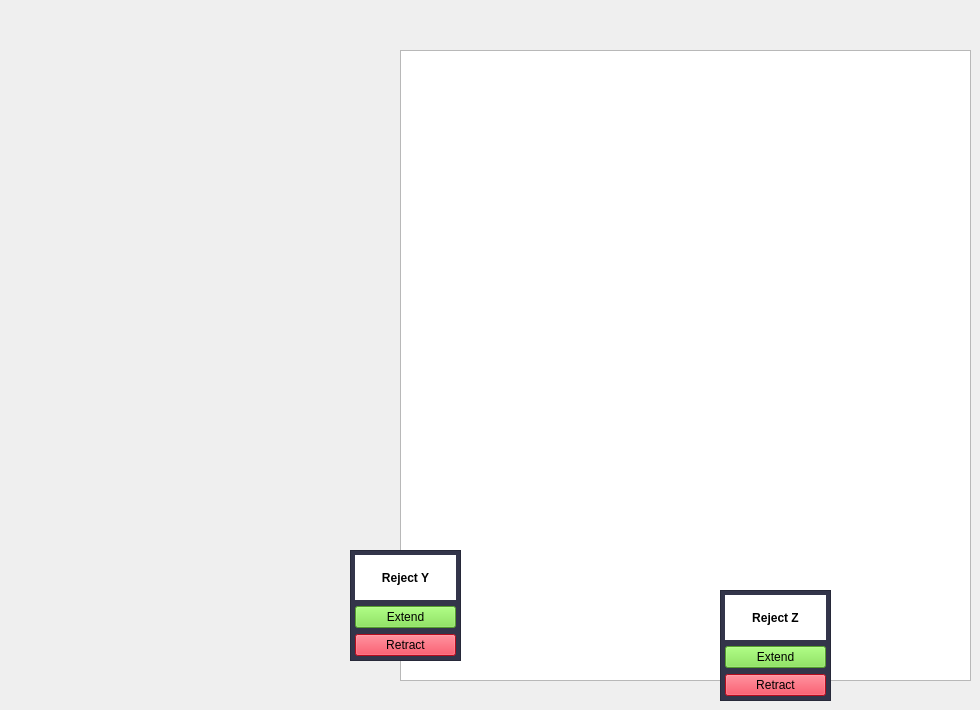
              <widget class="QWidget" name="module_3">
               <widget class="QGraphicsView" name="graphicsView_3">
                <property name="geometry">
                 <rect>
                  <x>400</x>
                  <y>50</y>
                  <width>571</width>
                  <height>631</height>
                 </rect>
                </property>
                <property name="styleSheet">
                 <string notr="true">background-image: url(:/module_image/HMI/VisionReject/ISOView.png);</string>
                </property>
               </widget>
               <widget class="QFrame" name="frame_58">
                <property name="geometry">
                 <rect>
                  <x>720</x>
                  <y>590</y>
                  <width>111</width>
                  <height>111</height>
                 </rect>
                </property>
                <property name="styleSheet">
                 <string notr="true">background-color:rgb(51, 53, 74)</string>
                </property>
                <property name="frameShape">
                 <enum>QFrame::StyledPanel</enum>
                </property>
                <property name="frameShadow">
                 <enum>QFrame::Raised</enum>
                </property>
                <layout class="QHBoxLayout" name="horizontalLayout_42">
                 <property name="leftMargin">
                  <number>4</number>
                 </property>
                 <property name="topMargin">
                  <number>4</number>
                 </property>
                 <property name="rightMargin">
                  <number>4</number>
                 </property>
                 <property name="bottomMargin">
                  <number>4</number>
                 </property>
                 <item>
                  <layout class="QVBoxLayout" name="verticalLayout_58">
                   <item>
                    <widget class="QLabel" name="label_12">
                     <property name="font">
                      <font>
                       <bold>true</bold>
                      </font>
                     </property>
                     <property name="styleSheet">
                      <string notr="true">background-color: rgb(255, 255, 255);</string>
                     </property>
                     <property name="text">
                      <string>Reject Z</string>
                     </property>
                     <property name="alignment">
                      <set>Qt::AlignCenter</set>
                     </property>
                    </widget>
                   </item>
                   <item>
                    <widget class="QPushButton" name="pushButton_19">
                     <property name="styleSheet">
                      <string notr="true">background-color: rgb(118, 223, 62);</string>
                     </property>
                     <property name="text">
                      <string>Extend</string>
                     </property>
                    </widget>
                   </item>
                   <item>
                    <widget class="QPushButton" name="pushButton_20">
                     <property name="styleSheet">
                      <string notr="true">background-color: rgb(255, 16, 40);</string>
                     </property>
                     <property name="text">
                      <string>Retract</string>
                     </property>
                    </widget>
                   </item>
                  </layout>
                 </item>
                </layout>
               </widget>
               <widget class="QFrame" name="frame_59">
                <property name="geometry">
                 <rect>
                  <x>350</x>
                  <y>550</y>
                  <width>111</width>
                  <height>111</height>
                 </rect>
                </property>
                <property name="styleSheet">
                 <string notr="true">background-color:rgb(51, 53, 74)</string>
                </property>
                <property name="frameShape">
                 <enum>QFrame::StyledPanel</enum>
                </property>
                <property name="frameShadow">
                 <enum>QFrame::Raised</enum>
                </property>
                <layout class="QHBoxLayout" name="horizontalLayout_43">
                 <property name="leftMargin">
                  <number>4</number>
                 </property>
                 <property name="topMargin">
                  <number>4</number>
                 </property>
                 <property name="rightMargin">
                  <number>4</number>
                 </property>
                 <property name="bottomMargin">
                  <number>4</number>
                 </property>
                 <item>
                  <layout class="QVBoxLayout" name="verticalLayout_59">
                   <item>
                    <widget class="QLabel" name="label_13">
                     <property name="font">
                      <font>
                       <bold>true</bold>
                      </font>
                     </property>
                     <property name="styleSheet">
                      <string notr="true">background-color: rgb(255, 255, 255);</string>
                     </property>
                     <property name="text">
                      <string>Reject Y</string>
                     </property>
                     <property name="alignment">
                      <set>Qt::AlignCenter</set>
                     </property>
                    </widget>
                   </item>
                   <item>
                    <widget class="QPushButton" name="pushButton_21">
                     <property name="styleSheet">
                      <string notr="true">background-color: rgb(118, 223, 62);</string>
                     </property>
                     <property name="text">
                      <string>Extend</string>
                     </property>
                    </widget>
                   </item>
                   <item>
                    <widget class="QPushButton" name="pushButton_22">
                     <property name="styleSheet">
                      <string notr="true">background-color: rgb(255, 16, 40);</string>
                     </property>
                     <property name="text">
                      <string>Retract</string>
                     </property>
                    </widget>
                   </item>
                  </layout>
                 </item>
                </layout>
               </widget>
              </widget>
